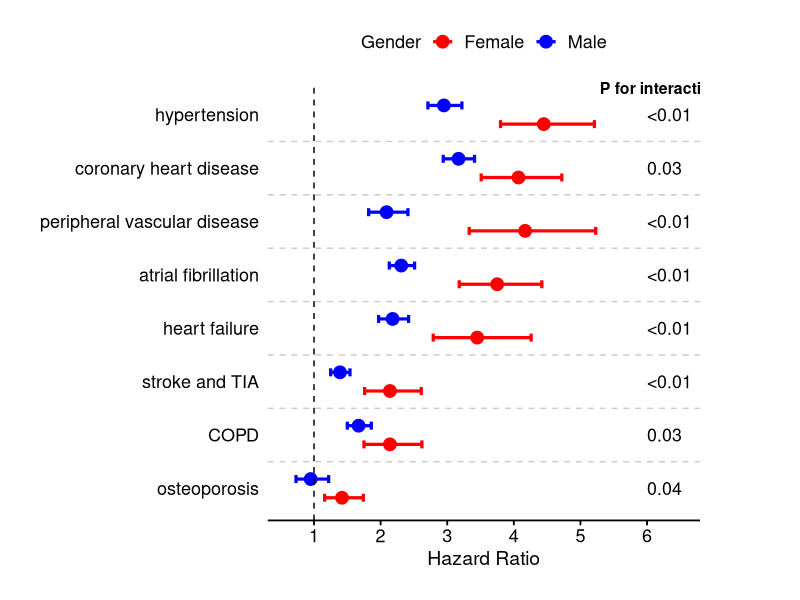
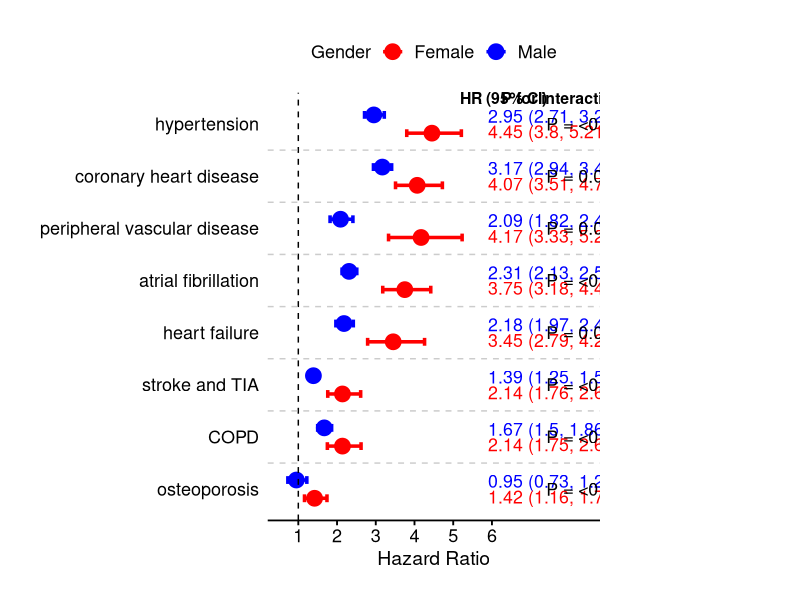

Reproduce these figures in R, in order.
library(ggplot2)
library(dplyr)
library(gridExtra)

# 疾病顺序
new_order <- c("hypertension", "coronary heart disease", 
               "peripheral vascular disease", "atrial fibrillation", 
               "heart failure", "stroke and TIA", 
               "COPD", "osteoporosis")

# 构造数据
data <- data.frame(
  Condition = rep(c("hypertension", "coronary heart disease", "stroke and TIA", 
                    "osteoporosis", "COPD", "atrial fibrillation", 
                    "peripheral vascular disease", "heart failure"), each = 2),
  Gender = rep(c("Female", "Male"), times = 8),
  HR = c(4.45, 2.95, 4.07, 3.17, 2.14, 1.39, 1.42, 0.95,
         2.14, 1.67, 3.75, 2.31, 4.17, 2.09, 3.45, 2.18),
  Lower = c(3.80, 2.71, 3.51, 2.94, 1.76, 1.25, 1.16, 0.73,
            1.75, 1.50, 3.18, 2.13, 3.33, 1.82, 2.79, 1.97),
  Upper = c(5.21, 3.22, 4.72, 3.41, 2.61, 1.54, 1.74, 1.22,
            2.62, 1.86, 4.42, 2.51, 5.23, 2.41, 4.26, 2.42),
  p_val = rep(c("<0.01", "0.03", "<0.01", "0.04", "0.03", "<0.01", "<0.01", "<0.01"), each = 2)
)

# 设置因子顺序
data$Condition <- factor(data$Condition, levels = rev(new_order))

# 提取 Female 行以生成 P 值标签
p_labels <- data %>%
  filter(Gender == "Female") %>%
  mutate(y_pos = as.numeric(Condition))

# 绘图
ggplot(data, aes(x = HR, y = Condition, color = Gender)) +
  geom_point(position = position_dodge(width = 0.7), size = 4) +
  geom_errorbarh(aes(xmin = Lower, xmax = Upper), height = 0.3,
                 position = position_dodge(width = 0.7), linewidth = 1.1) +
  geom_vline(xintercept = 1, linetype = "dashed", color = "black") +
  geom_hline(yintercept = 1:(length(new_order) - 1) + 0.5, 
             linetype = "dashed", color = "grey80") +
  geom_text(data = p_labels, aes(x = 6, y = Condition, label = paste0( p_val)),
            inherit.aes = FALSE, size = 4.5, hjust = 0, color = "black") +
  annotate("text", x = 6.2, y = 8.5, label = "P for interaction", size = 4, fontface = "bold") +
  scale_color_manual(values = c("Female" = "red", "Male" = "blue")) +
  labs(x = "Hazard Ratio", y = NULL, color = "Gender") +
  scale_x_continuous(breaks = 1:6, limits = c(0.6, 6.5)) +  # 设置底部刻度
  theme_minimal(base_size = 14) +
  theme(
    legend.position = "top",
    panel.grid.major.x = element_blank(),
    panel.grid.minor.x = element_blank(),
    panel.grid.major.y = element_blank(),
    axis.line.x = element_line(color = "black", linewidth = 0.6),  # 实线X轴
    axis.ticks.x = element_line(color = "black"),
    axis.text.x = element_text(color = "black", size = 13),
    axis.text.y = element_text(color = "black", size = 13),
    axis.title.x = element_text(size = 14),
    legend.text = element_text(size = 13),
    legend.title = element_text(size = 13),
    plot.margin = unit(c(1, 5, 1.5, 2), "lines")  # 上右下左
  )
##land 10 and 6

library(ggplot2)
library(dplyr)

# 疾病顺序
new_order <- c("hypertension", "coronary heart disease", 
               "peripheral vascular disease", "atrial fibrillation", 
               "heart failure", "stroke and TIA", 
               "COPD", "osteoporosis")

# 构造数据
data <- data.frame(
  Condition = rep(c("hypertension", "coronary heart disease", "stroke and TIA", 
                    "osteoporosis", "COPD", "atrial fibrillation", 
                    "peripheral vascular disease", "heart failure"), each = 2),
  Gender = rep(c("Male", "Female"), times = 8),  # ✅ 男性在上，女性在下
  HR = c(2.95, 4.45, 3.17, 4.07, 1.39, 2.14, 0.95, 1.42,
         1.67, 2.14, 2.31, 3.75, 2.09, 4.17, 2.18, 3.45),
  Lower = c(2.71, 3.80, 2.94, 3.51, 1.25, 1.76, 0.73, 1.16,
            1.50, 1.75, 2.13, 3.18, 1.82, 3.33, 1.97, 2.79),
  Upper = c(3.22, 5.21, 3.41, 4.72, 1.54, 2.61, 1.22, 1.74,
            1.86, 2.62, 2.51, 4.42, 2.41, 5.23, 2.42, 4.26),
  p_val = rep(c("<0.01", "0.03", "<0.01", "<0.01", "<0.01", "<0.01", "0.03", "0.04"), each = 2)
)

data$Condition <- factor(data$Condition, levels = rev(new_order))

# 构建 HR 标签
hr_labels <- data %>%
  mutate(hr_label = paste0(round(HR, 2), " (", round(Lower, 2), ", ", round(Upper, 2), ")"))

# 提取 P 值（只取一次即可）
p_labels <- hr_labels %>%
  filter(Gender == "Male") %>%
  mutate(y_pos = as.numeric(Condition))

# 绘图
ggplot(data, aes(x = HR, y = Condition, color = Gender)) +
  # 主图点和误差线
  geom_point(position = position_dodge(width = 0.7), size = 5) +
  geom_errorbarh(aes(xmin = Lower, xmax = Upper), height = 0.3,
                 position = position_dodge(width = 0.7), linewidth = 1.2) +
  geom_vline(xintercept = 1, linetype = "dashed", color = "black") +
  geom_hline(yintercept = 1:(length(new_order)-1) + 0.5, 
             linetype = "dashed", color = "grey80") +
  
  # ✅ HR 数值标签（纵向错开，男性在上，女性在下）
  geom_text(data = hr_labels %>% filter(Gender == "Male"),
            aes(x = 5.9, y = as.numeric(Condition) + 0.15, label = hr_label),
            inherit.aes = FALSE, size = 4.5, hjust = 0, color = "blue") +
  geom_text(data = hr_labels %>% filter(Gender == "Female"),
            aes(x = 5.9, y = as.numeric(Condition) - 0.15, label = hr_label),
            inherit.aes = FALSE, size = 4.5, hjust = 0, color = "red") +
  
  # ✅ P 值标签
  geom_text(data = p_labels, aes(x = 7.4, y = Condition, label = paste0("P = ", p_val)),
            inherit.aes = FALSE, size = 4.5, hjust = 0, color = "black") +
  
  # ✅ 添加列标题（适当右移）
  annotate("text", x = 6.3, y = 8.5, label = "HR (95% CI)", size = 4, fontface = "bold") +
  annotate("text", x = 7.8, y = 8.5, label = "P for interaction", size = 4, fontface = "bold") +
  
  # 设置颜色
  scale_color_manual(values = c("Female" = "red", "Male" = "blue")) +
  
  # 轴和标签
  labs(x = "Hazard Ratio", y = NULL, color = "Gender") +
  scale_x_continuous(breaks = 1:6, limits = c(0.6, 8.4)) +
  
  # 主题美化
  theme_minimal(base_size = 14) +
  theme(
    legend.position = "top",
    panel.grid.major.x = element_blank(),
    panel.grid.minor.x = element_blank(),
    panel.grid.major.y = element_blank(),
    axis.line.x = element_line(color = "black", linewidth = 0.6),
    axis.ticks.x = element_line(color = "black"),
    axis.text.x = element_text(color = "black", size = 13),
    axis.text.y = element_text(color = "black", size = 13),
    axis.title.x = element_text(size = 14),
    legend.text = element_text(size = 13),
    legend.title = element_text(size = 13),
    plot.margin = unit(c(1.5, 10, 1.5, 2), "lines")  # ✅ 拉开右边空白，确保标题和文本完整
  )
